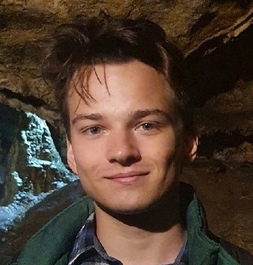
#> input picture me.jpg, 253 x 265 px
$ python orb_features.py me.jpg out.png
#> lines starting #> are read from the running program, lines starting #| are printed output that depends on the picture
import cv2
import sys

input_path = sys.argv[1]
output_path = sys.argv[2]

img = cv2.imread(input_path)
#> img is the input picture: shape (265, 253, 3); mean B, G, R 48.2, 60.8, 78.5

orb = cv2.ORB_create()
keypoints, descriptors = orb.detectAndCompute(img, None)
#> keypoints = 443 keypoints; strongest (x, y, size): (45, 136, 31), (32, 126, 31), (46, 133, 37.2), (34, 125, 31)

result = cv2.drawKeypoints(img, keypoints, None, flags=cv2.DRAW_MATCHES_FLAGS_DRAW_RICH_KEYPOINTS)
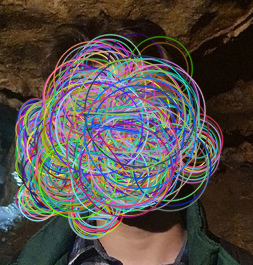
#> result: shape (265, 253, 3); mean B, G, R 74.5, 78.3, 84.8
cv2.imwrite(output_path, result)
